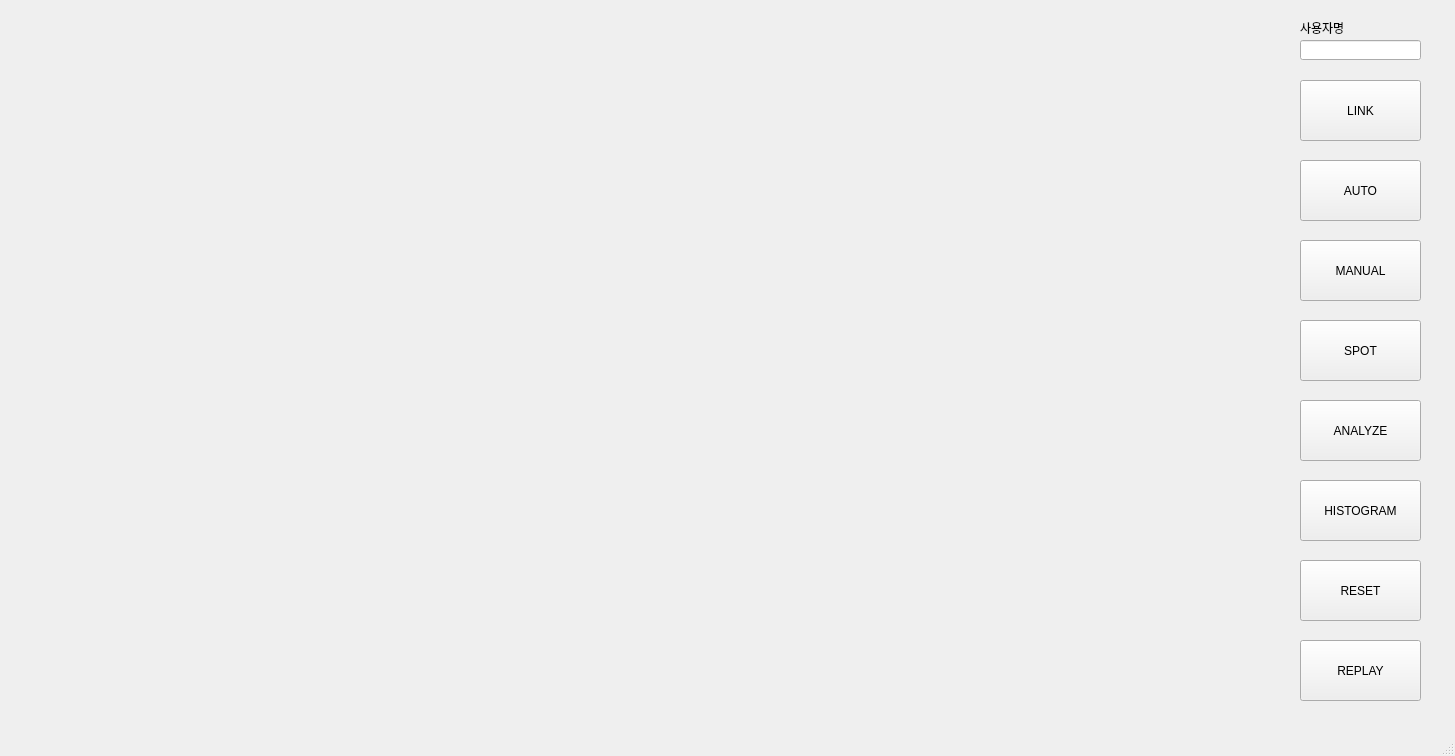
<?xml version="1.0" encoding="UTF-8"?>
<ui version="4.0">
 <class>MainWindow</class>
 <widget class="QMainWindow" name="MainWindow">
  <property name="geometry">
   <rect>
    <x>0</x>
    <y>0</y>
    <width>1455</width>
    <height>756</height>
   </rect>
  </property>
  <property name="windowTitle">
   <string>MainWindow</string>
  </property>
  <property name="autoFillBackground">
   <bool>false</bool>
  </property>
  <widget class="QWidget" name="centralwidget">
   <widget class="BoardPlot" name="mainPlot" native="true">
    <property name="geometry">
     <rect>
      <x>40</x>
      <y>30</y>
      <width>671</width>
      <height>671</height>
     </rect>
    </property>
   </widget>
   <widget class="SidePlot" name="top" native="true">
    <property name="geometry">
     <rect>
      <x>750</x>
      <y>30</y>
      <width>481</width>
      <height>151</height>
     </rect>
    </property>
   </widget>
   <widget class="SidePlot" name="right" native="true">
    <property name="geometry">
     <rect>
      <x>750</x>
      <y>570</y>
      <width>481</width>
      <height>131</height>
     </rect>
    </property>
   </widget>
   <widget class="SidePlot" name="left" native="true">
    <property name="geometry">
     <rect>
      <x>750</x>
      <y>390</y>
      <width>481</width>
      <height>151</height>
     </rect>
    </property>
   </widget>
   <widget class="SidePlot" name="bottom" native="true">
    <property name="geometry">
     <rect>
      <x>750</x>
      <y>210</y>
      <width>481</width>
      <height>151</height>
     </rect>
    </property>
   </widget>
   <widget class="QLabel" name="label">
    <property name="geometry">
     <rect>
      <x>1300</x>
      <y>20</y>
      <width>61</width>
      <height>16</height>
     </rect>
    </property>
    <property name="text">
     <string>사용자명</string>
    </property>
   </widget>
   <widget class="QLineEdit" name="username">
    <property name="geometry">
     <rect>
      <x>1300</x>
      <y>40</y>
      <width>121</width>
      <height>20</height>
     </rect>
    </property>
   </widget>
   <widget class="QPushButton" name="linkButton">
    <property name="geometry">
     <rect>
      <x>1300</x>
      <y>80</y>
      <width>121</width>
      <height>61</height>
     </rect>
    </property>
    <property name="text">
     <string>LINK</string>
    </property>
   </widget>
   <widget class="QPushButton" name="autoButton">
    <property name="geometry">
     <rect>
      <x>1300</x>
      <y>160</y>
      <width>121</width>
      <height>61</height>
     </rect>
    </property>
    <property name="text">
     <string>AUTO</string>
    </property>
   </widget>
   <widget class="QPushButton" name="manualButton">
    <property name="geometry">
     <rect>
      <x>1300</x>
      <y>240</y>
      <width>121</width>
      <height>61</height>
     </rect>
    </property>
    <property name="text">
     <string>MANUAL</string>
    </property>
   </widget>
   <widget class="QPushButton" name="spotButton">
    <property name="geometry">
     <rect>
      <x>1300</x>
      <y>320</y>
      <width>121</width>
      <height>61</height>
     </rect>
    </property>
    <property name="text">
     <string>SPOT</string>
    </property>
   </widget>
   <widget class="QPushButton" name="resetButton">
    <property name="geometry">
     <rect>
      <x>1300</x>
      <y>560</y>
      <width>121</width>
      <height>61</height>
     </rect>
    </property>
    <property name="text">
     <string>RESET</string>
    </property>
   </widget>
   <widget class="QPushButton" name="histogramButton">
    <property name="geometry">
     <rect>
      <x>1300</x>
      <y>480</y>
      <width>121</width>
      <height>61</height>
     </rect>
    </property>
    <property name="text">
     <string>HISTOGRAM</string>
    </property>
   </widget>
   <widget class="QPushButton" name="replayButton">
    <property name="geometry">
     <rect>
      <x>1300</x>
      <y>640</y>
      <width>121</width>
      <height>61</height>
     </rect>
    </property>
    <property name="text">
     <string>REPLAY</string>
    </property>
   </widget>
   <widget class="QPushButton" name="analyzeButton">
    <property name="geometry">
     <rect>
      <x>1300</x>
      <y>400</y>
      <width>121</width>
      <height>61</height>
     </rect>
    </property>
    <property name="text">
     <string>ANALYZE</string>
    </property>
   </widget>
  </widget>
  <widget class="QMenuBar" name="menubar">
   <property name="geometry">
    <rect>
     <x>0</x>
     <y>0</y>
     <width>1455</width>
     <height>22</height>
    </rect>
   </property>
  </widget>
  <widget class="QStatusBar" name="statusbar"/>
 </widget>
 <customwidgets>
  <customwidget>
   <class>BoardPlot</class>
   <extends>QWidget</extends>
   <header>boardplot.h</header>
   <container>1</container>
  </customwidget>
  <customwidget>
   <class>SidePlot</class>
   <extends>QWidget</extends>
   <header>sideplot.h</header>
   <container>1</container>
  </customwidget>
 </customwidgets>
 <resources/>
 <connections/>
</ui>
